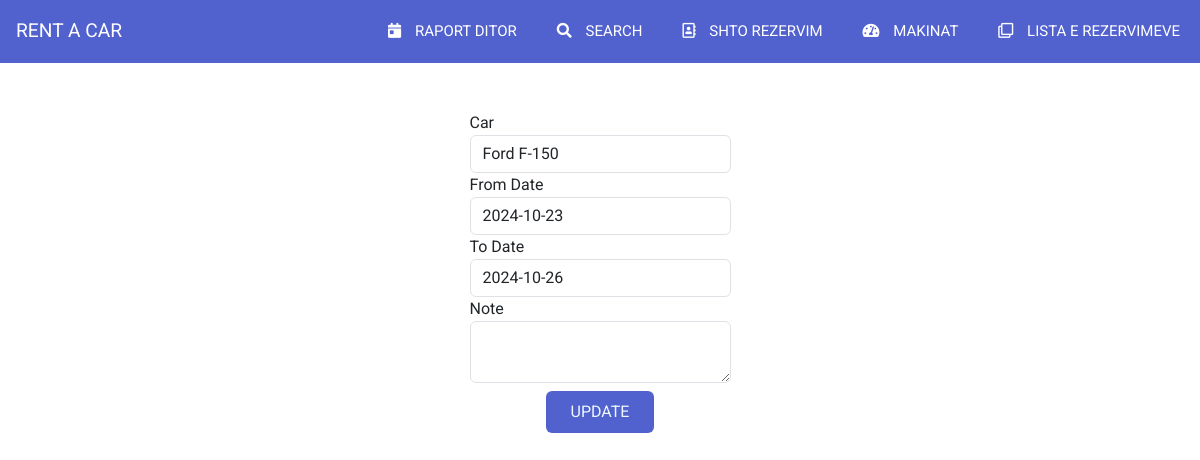
The app's page /reservation/15/edit/ (signed in) with its own data.
### core/models.py (models this page shows, shortened)
class reservation (models.Model):
  car = models.ForeignKey(Car, on_delete=models.CASCADE)
  from_date = models.DateField()
  to_date = models.DateField()
  note = models.TextField(blank=True, editable=True)
  created_at = models.DateTimeField(auto_now=True)
  class Meta:
        unique_together = ('car', 'from_date', 'to_date')
        ordering = ['-from_date']

class Car(models.Model):
    name = models.CharField(max_length=50, unique=True)

### core/views.py (the view)
# urls.py: path('reservation/<int:pk>/edit/', views.reservation_edit_view, name='reservation_edit'),
@user_passes_test(lambda u: u.is_superuser)
def reservation_edit_view(request, pk):
    reservation_instance = get_object_or_404(reservation, pk=pk)
    if request.method == 'POST':
        form = ReservationForm(request.POST, instance=reservation_instance)
        if form.is_valid():
            form.save()
            return redirect('reservation_detail', pk=pk)  # Redirect to detail view or another appropriate URL
    else:
        form = ReservationForm(instance=reservation_instance)
    return render(request, 'core/reservation_edit.html', {'form': form, 'reservation': reservation_instance})

### core/forms.py
class ReservationForm(forms.ModelForm):
    class Meta:
        model = reservation
        fields = ['car', 'from_date', 'to_date', 'note']
    def __init__(self, *args, **kwargs):
        super().__init__(*args, **kwargs)
        self.fields['car'].queryset = Car.objects.all()

### core/templates/core/reservation_edit.html (shortened to what this page needs)
{% extends 'core/index.html' %}
{% load static %}
{% block content %}
<div class="container">
    <div class="row justify-content-center">
        <div class="col-md-3">
            <form method="post" class="form mt-5">
                <div class="form-group">
                    <label for="car">Car</label>
                    <select id="car" name="car" class="form-control" required>
                        {% for car in form.fields.car.queryset %}
                            <option value="{{ car.id }}" {% if car.id == reservation.car.id %}selected{% endif %}>{{ car.name }}</option>
                        {% endfor %}
                    </select>
                </div>
                <div class="form-group">
                    <label for="from_date">From Date</label>
                    <input type="text" id="from_date" name="from_date" placeholder="Select a Date" class="form-control flatpickr-input" value="{{ reservation.from_date|date:'Y-m-d' }}" required />
                </div>
                <div class="form-group">
                    <label for="to_date">To Date</label>
                    <input type="text" id="to_date" name="to_date" placeholder="Select a Date" class="form-control flatpickr-input" value="{{ reservation.to_date|date:'Y-m-d' }}" required />
                </div>
                <div class="form-group">
                    <label for="note">Note</label>
                    <textarea id="note" name="note" class="form-control">{{ reservation.note }}</textarea>
                </div>
                <div class="text-center">
                    <input type="submit" value="UPDATE" class="btn custom-login">
                </div>
            </form>
        </div>
    </div>
</div>
{% endblock %}

### static/style.css (style rules this page uses)
body { max-width: 100vw; font-family: 'Roboto', sans-serif; margin: 0; padding: 0; }

### static/add.css (style rules this page uses)
.custom-logout, .custom-login { background-color: #5162ce; color: aliceblue; margin-top: 8px; width: fit-content; padding: 8px 24px; }

### records on screen
reservation: car "Ford F-150", from_date "2024-10-23", to_date "2024-10-26"
